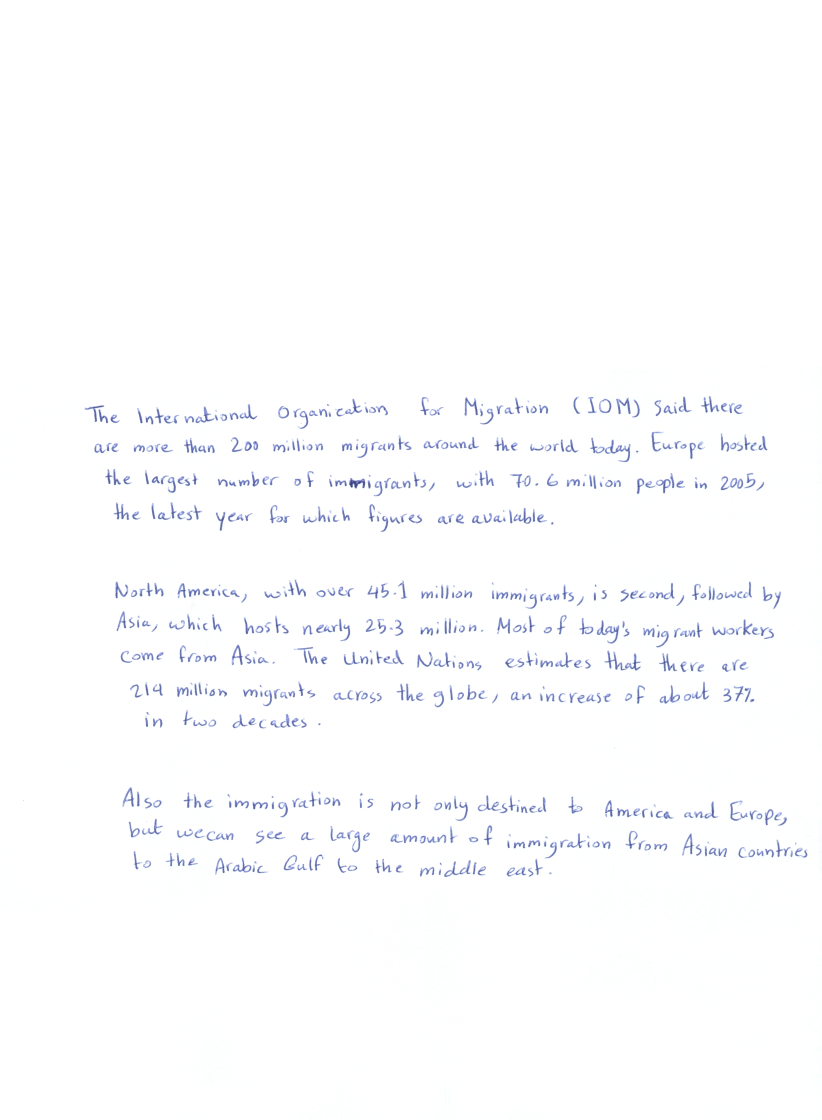
#> input picture images/img1.jpg, 2465 x 3359 px (shown at 1/3 size); its folder holds only this picture in this run
$ python handwriting_char_extraction.py
#> lines starting #> are read from the running program, lines starting #| are printed output that depends on the picture; after the words box and inside, x2 and y2 are one past the last pixel; in counts of white or black regions, pixels touching at a corner belong together
import os
from cv2 import cv2
import numpy as np
import math

def rotate_image(image, angle):
    """
        Rotates the given image by the input angle in the counter-clockwise direction
        Parameters
        ----------
            image : ndim np.array
                image to be rotated
            angle : float
                angle of rotation as degrees.
        Returns
        -------
            rotated image as np.array
    """
    # create an tuple that contains height/2, width/2
    image_center = tuple(np.array(image.shape[1::-1]) / 2)
    # rot_mat 2x3 rotation mattrix
    rot_mat = cv2.getRotationMatrix2D(image_center, angle, 1.0)
    # apply the affine transformation to the image
    # size of the output image image.shape[1::-1]
    result = cv2.warpAffine(image, rot_mat, image.shape[1::-1], flags=cv2.INTER_LINEAR)
    return result

def read_image(img_path):
#> called with img_path = 'images/img1.jpg'
    image = cv2.imread(img_path)
#> image is the input picture: shape (3359, 2465, 3); mean B, G, R 253.7, 252.5, 252

    scale_percent = 18  # percent of original size
    width = int(image.shape[1] * scale_percent / 100)
    height = int(image.shape[0] * scale_percent / 100)
    dim = (width, height)
    rescaled_img = cv2.resize(image, dim, interpolation=cv2.INTER_AREA)
    return image, rescaled_img

def save_img(dir_path,filename,img):
    """
        dir_path - directory path where the image will be saved
        filename - requires a valid image format
        img - image to be saved
    """
    file_path = os.path.join(dir_path,filename)
    cv2.imwrite(file_path,img)

def find_text_angle(dilated_img,org_img):
    """
        org_img - original image
        img - dilated img
    """
    lines = cv2.HoughLinesP(dilated_img,rho=1,theta=np.pi/180,threshold=30,minLineLength=5,maxLineGap=20)

    nb_lines = len(lines)
    angle = 0

    for line in lines:
        x1,y1,x2,y2 = line[0]
        angle += math.atan2((y2-y1),(x2-x1))

    angle/=nb_lines

    rotated = rotate_image(org_img, angle-1)
    rot_dilated = rotate_image(dilated_img,angle-1)

    return rotated, rot_dilated

def extract_text_lines(img,output_dir):
    """
        img - image from which the text lines are extracted
        output_dir - directory where the extracted lines should be saved
    """
#> called with output_dir = 'output/img1'
    gray = cv2.cvtColor(img, cv2.COLOR_BGR2GRAY)
    blur = cv2.medianBlur(gray, 5)
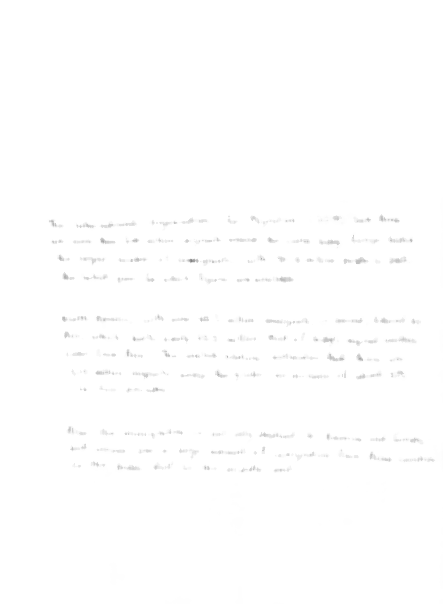
#> blur: shape (604, 443); min 129, max 255, mean 254.2
    thresh = cv2.adaptiveThreshold(blur, 255, cv2.ADAPTIVE_THRESH_GAUSSIAN_C, cv2.THRESH_BINARY_INV, 5, 5)
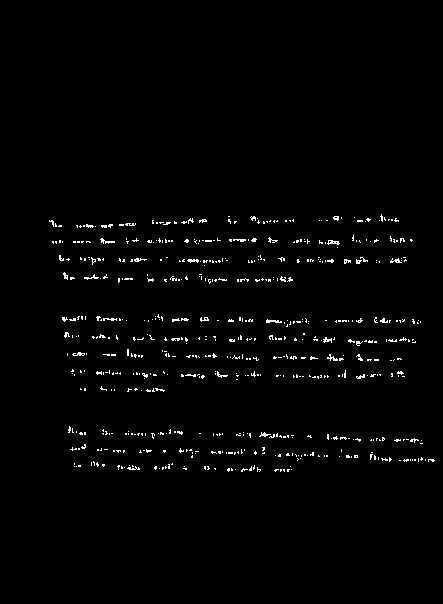
#> thresh: shape (604, 443); 1.5% white in thin lines or dots, all inside (x1, y1, x2, y2) = (49, 214, 435, 472)

    kernel = cv2.getStructuringElement(cv2.MORPH_RECT, (16, 2))
    dilate = cv2.dilate(thresh, kernel, iterations=2)
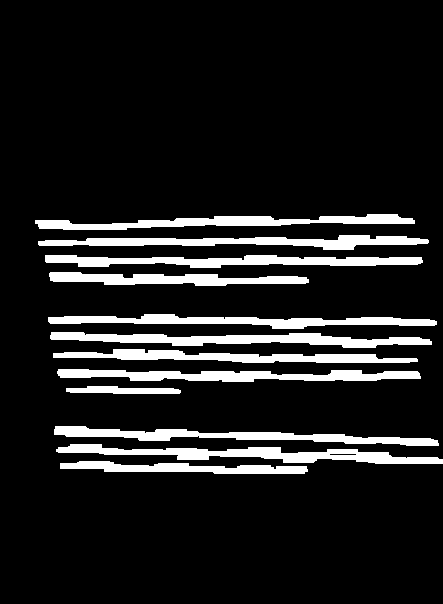
#> dilate: shape (604, 443); 11.8% white; 12 white regions
    rotated,rot_dilated = find_text_angle(dilate,img)
#> in find_text_angle, `lines = cv2.HoughLinesP(dilated_img,rho=1,theta=np.pi/180,threshold=30..`: lines = 209 rows, first 6: [56, 451, 438, 458], [48, 317, 436, 324], [191, 336, 429, 340], [58, 448, 388, 454], [53, 354, 417, 360], [43, 245, 427, 239]
#> in find_text_angle, `nb_lines = len(lines)`: nb_lines = 209
#> the loop in find_text_angle, `for line in lines:` made 209 passes
#> (x1, y1, x2, y2, angle) on passes 1 to 3: (56, 451, 438, 458, 0.0183), (48, 317, 436, 324, 0.0364), (191, 336, 429, 340, 0.0532)
#> after the loop in find_text_angle, `for line in lines:`: angle = 1.7
#> in find_text_angle, `angle/=nb_lines`: angle = 0.00816
#> call 2 of rotate_image, with angle = -0.992
#> in rotate_image (call 2), `result = cv2.warpAffine(image, rot_mat, image.shape[1::-1], flags=cv2...`:
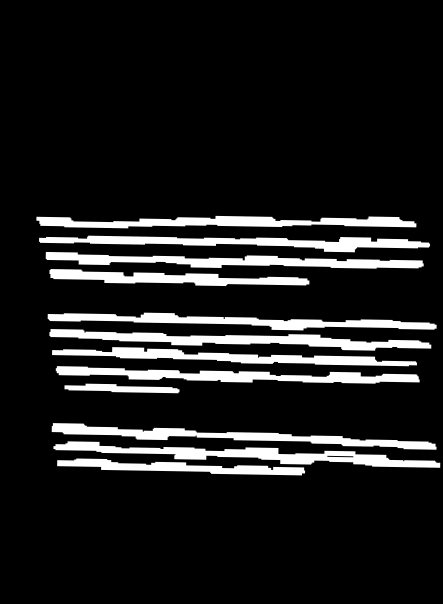
#> result: shape (604, 443); min 0, max 255, mean 30.2

    cnts = cv2.findContours(rot_dilated, cv2.RETR_EXTERNAL, cv2.CHAIN_APPROX_SIMPLE)
#> cnts = 12 contours; largest, box (x1, y1, x2, y2) and area: (53, 441, 441, 468) 3340, (49, 329, 432, 351) 3198, (45, 251, 424, 269) 3019, (55, 366, 420, 384) 2966, (39, 235, 431, 253) 2962
    if len(cnts) == 2:
        cnts = cnts[0]
    else:
        cnts = cnts[1]

    lines_path = os.path.join(output_dir,'lines')

    if not os.path.exists(lines_path):
        os.makedirs(lines_path)

    for line_idx, line in enumerate(cnts, start=-len(cnts)):
        x, y, w, h = cv2.boundingRect(line)
        roi = rotated[y:y + h, x:x + w]
        filename = 'line'+str(line_idx)+ '.jpg'
        save_img(lines_path,filename=filename,img=roi)
#> this loop made 12 passes
#> (x, y, w, h, filename) on passes 1 to 8: (57, 458, 249, 18, 'line-12.jpg'), (53, 441, 388, 27, 'line-11.jpg'), (51, 423, 386, 27, 'line-10.jpg'), (64, 383, 116, 11, 'line-9.jpg'), (55, 366, 365, 18, 'line-8.jpg'), (52, 347, 365, 20, 'line-7.jpg'), (49, 329, 383, 22, 'line-6.jpg'), (47, 312, 390, 19, 'line-5.jpg')

def extract_text_chars(img,output_dir):
    """
        img - image from which the individual chars are extracted
        output_dir - directory where the extracted lines should be saved
    """
#> called with output_dir = 'output/img1'
    gray = cv2.cvtColor(img, cv2.COLOR_BGR2GRAY)
#> gray: shape (3359, 2465)
    blur = cv2.medianBlur(gray, 7)
#> blur: shape (3359, 2465)

    thresh = cv2.adaptiveThreshold(blur, 255, cv2.ADAPTIVE_THRESH_MEAN_C, cv2.THRESH_BINARY_INV, 7, 11)
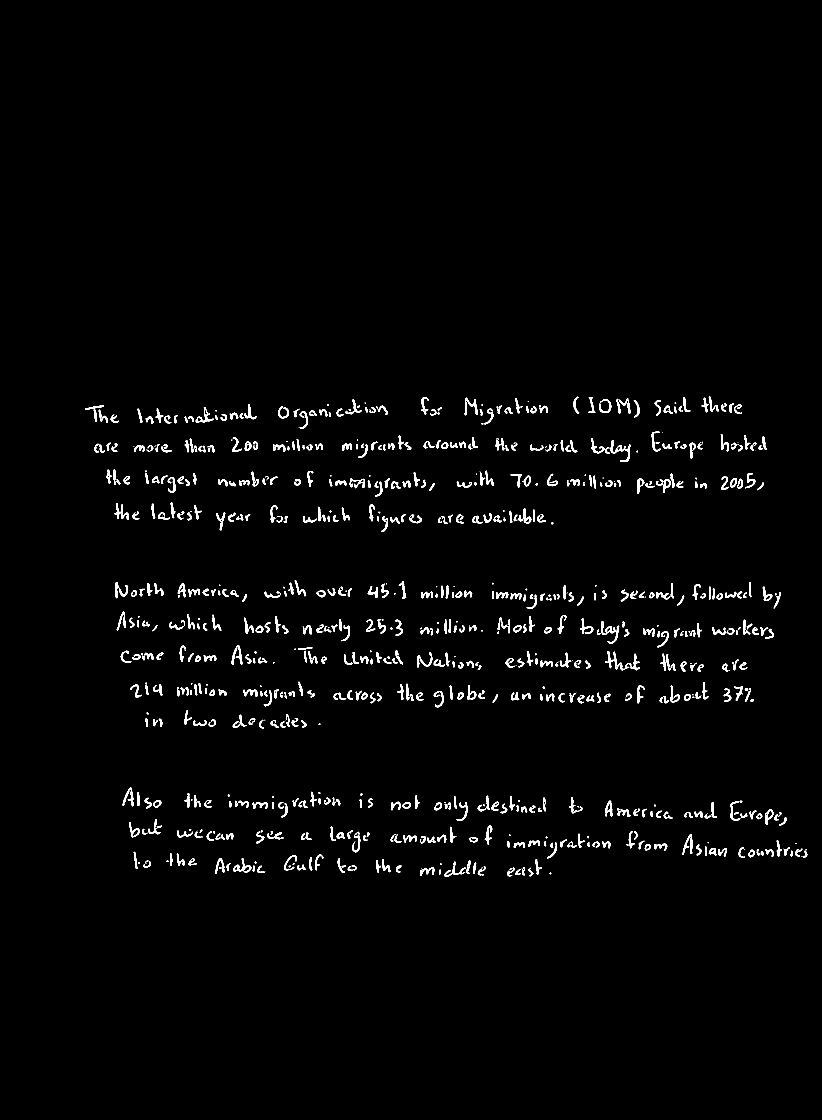
#> thresh: shape (3359, 2465) (shown at 1/3 size); 1.7% white; 1001 white regions (259 under 20 px), largest, box (x1, y1, x2, y2) and area: (1830, 1320, 1891, 1386) 887, (1804, 1863, 1858, 1931) 860, (695, 1935, 728, 1994) 668
    kernel = cv2.getStructuringElement(cv2.MORPH_ELLIPSE, (3, 7))

    dilate = cv2.dilate(thresh, kernel, iterations=1)
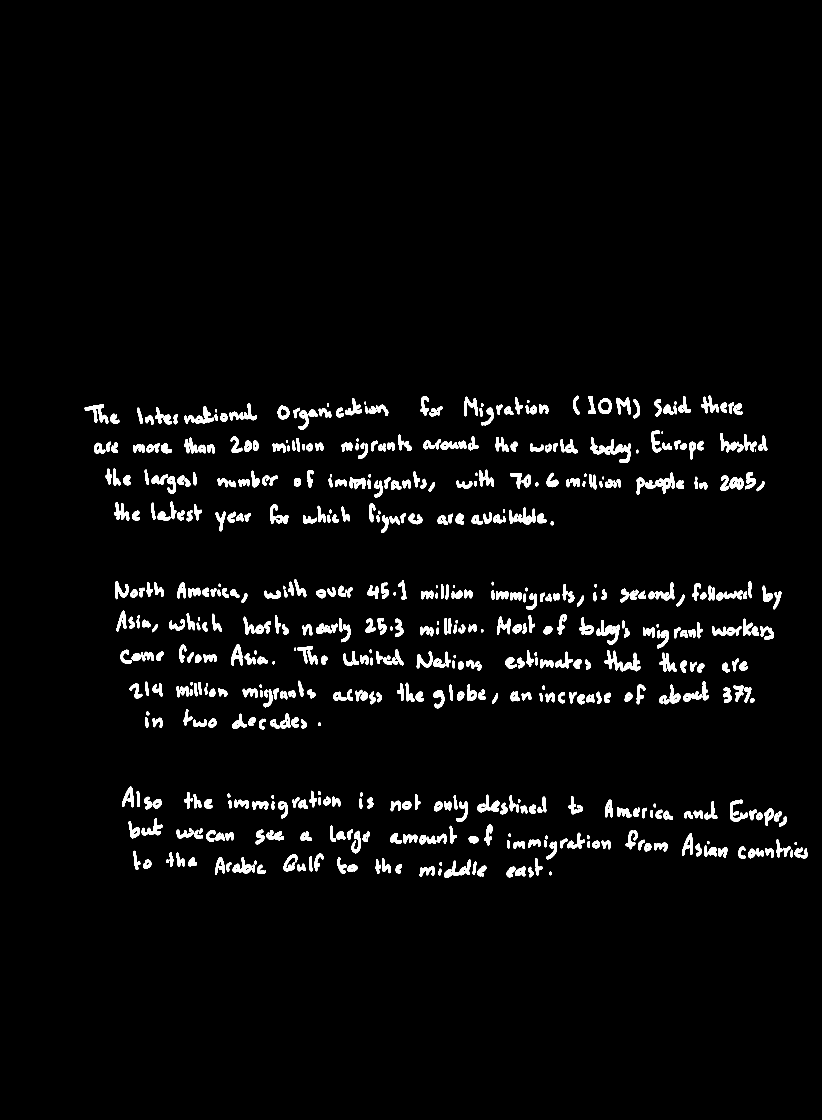
#> dilate: shape (3359, 2465) (shown at 1/3 size); 3.4% white; 655 white regions (1 under 20 px)

    cnts = cv2.findContours(dilate, cv2.RETR_EXTERNAL, cv2.CHAIN_APPROX_SIMPLE)
#> cnts = 655 contours, 4 with area under 20; largest, box (x1, y1, x2, y2) and area: (1772, 1312, 1892, 1389) 2606, (1814, 1950, 1921, 2014) 2257, (1790, 1860, 1859, 1934) 1716, (1332, 2579, 1413, 2634) 1482, (1796, 1194, 1835, 1242) 1438
    if len(cnts) == 2:
        cnts = cnts[0]
    else:
        cnts = cnts[1]

    chars_path = os.path.join(output_dir,'chars')

    if not os.path.exists(chars_path):
        os.makedirs(chars_path)

    for char_idx, character in enumerate(cnts, start=-len(cnts)):
        x, y, w, h = cv2.boundingRect(character)
        roi = img[y:y + h, x:x + w]
        filename = 'char'+str(char_idx)+ '.jpg'
        save_img(chars_path,filename=filename,img=roi)
#> this loop made 655 passes
#> (x, y, w, h, filename) on passes 1 to 3: (1647, 2614, 8, 12, 'char-655.jpg'), (1316, 2606, 8, 21, 'char-654.jpg'), (1584, 2600, 17, 32, 'char-653.jpg')
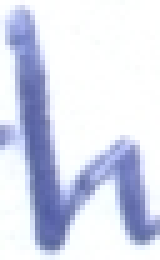
#> roi: shape (52, 32, 3) (shown 5 times larger); mean B, G, R 236.6, 219.6, 214.9


if __name__ == '__main__':
    # provide the indut/outpur directory paths
    input_dir = os.path.join(os.getcwd(),'images')
    output_dir = os.path.join(os.getcwd(),'output')

    for img_file in os.listdir(input_dir):
        img_file_path = os.path.join(input_dir,img_file)
        image, rescaled_image = read_image(img_path=img_file_path)
        img_out_dir = os.path.join(output_dir,img_file.split('.')[0])
        extract_text_lines(rescaled_image,img_out_dir)
        extract_text_chars(image,img_out_dir)

$ run again, on images/img6.jpg
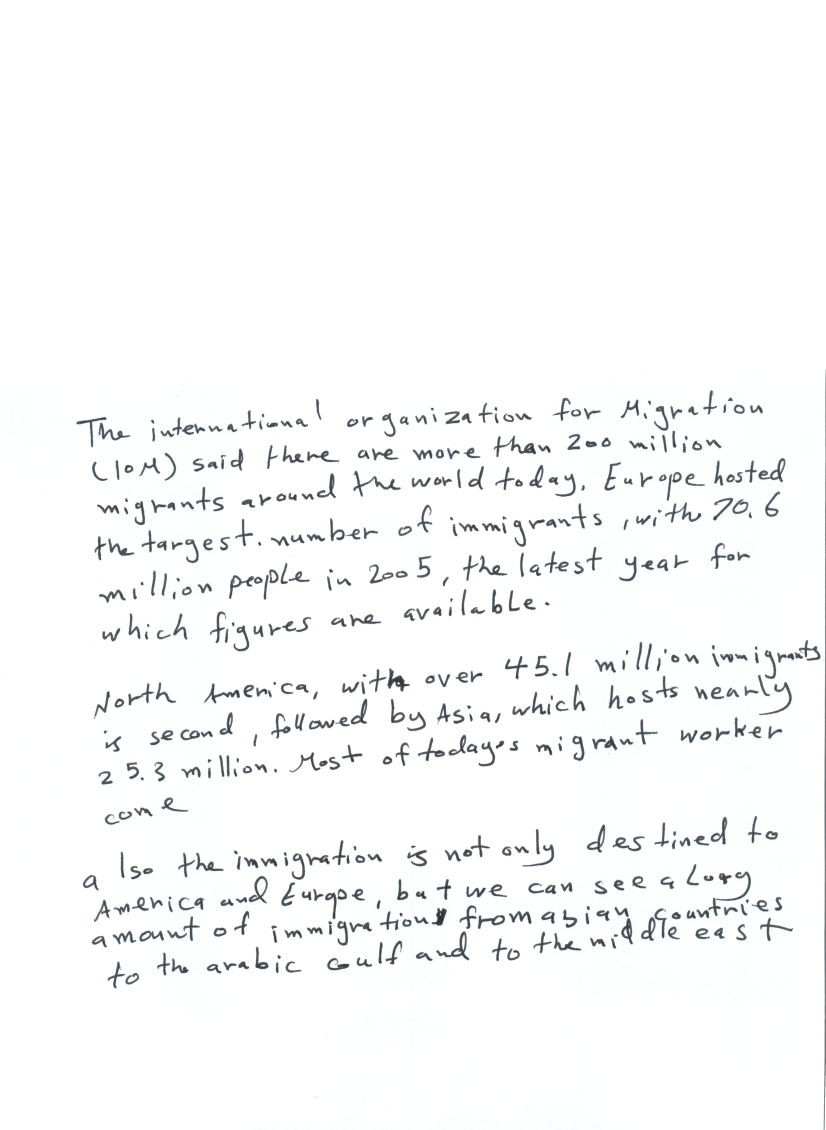
#> input picture images/img6.jpg, 2477 x 3389 px (shown at 1/3 size)
#> in read_image, image is the input picture: shape (3389, 2477, 3); mean B, G, R 249.2, 249, 248.3
#> in extract_text_lines, `thresh = cv2.adaptiveThreshold(blur, 255, cv2.ADAPTIVE_THRESH_GAUSSIAN..`:
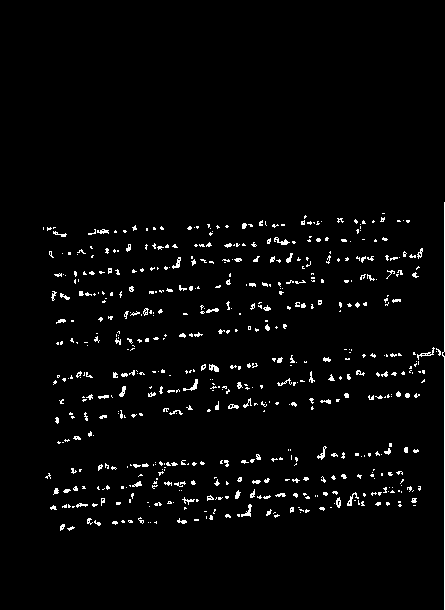
#> thresh: shape (610, 445); 2.7% white in thin lines or dots, all inside (x1, y1, x2, y2) = (43, 202, 445, 610)
#> lines = 382 rows, first 6: [37, 297, 444, 275], [44, 321, 444, 300], [38, 295, 444, 274], [433, 609, 433, 202], [36, 507, 444, 493], [331, 393, 444, 401]
#> nb_lines = 382
#> the loop in find_text_angle, `for line in lines:` made 382 passes
#> (x1, y1, x2, y2, angle) on passes 1 to 3: (37, 297, 444, 275, -0.054), (44, 321, 444, 300, -0.106), (38, 295, 444, 274, -0.158)
#> after the loop in find_text_angle, `for line in lines:`: angle = -43.87
#> in find_text_angle, `angle/=nb_lines`: angle = -0.115
#> result: shape (610, 445)
#> in extract_text_lines, `cnts = cv2.findContours(rot_dilated, cv2.RETR_EXTERNAL, cv2.CHAIN_APPR..`: cnts = 5 contours; box (x1, y1, x2, y2) and area: (27, 206, 445, 610) 52168, (30, 215, 428, 258) 7386, (41, 297, 418, 324) 3971, (41, 320, 303, 352) 2980, (40, 428, 108, 444) 620
#> the loop in extract_text_lines, `for line_idx, line in enumerate(cnts, start=-len(cnts)):` made 5 passes
#> (x, y, w, h, filename) on passes 1 to 5: (40, 428, 68, 16, 'line-5.jpg'), (41, 320, 262, 32, 'line-4.jpg'), (41, 297, 377, 27, 'line-3.jpg'), (30, 215, 398, 43, 'line-2.jpg'), (27, 206, 418, 404, 'line-1.jpg')
#> in extract_text_chars, `cnts = cv2.findContours(dilate, cv2.RETR_EXTERNAL, cv2.CHAIN_APPROX_SI..`: cnts = 476 contours, 1 with area under 20; largest, box (x1, y1, x2, y2) and area: (2471, 1109, 2477, 3296) 5234, (1922, 2722, 1999, 2825) 3072, (1480, 1305, 1609, 1374) 2964, (1308, 2791, 1408, 2883) 2926, (745, 2625, 804, 2713) 2911
#> the loop in extract_text_chars, `for char_idx, character in enumerate(cnts, start=-len(cnts)):` made 476 passes
#> (x, y, w, h, filename) on passes 1 to 3: (2469, 3385, 6, 4, 'char-476.jpg'), (2470, 3310, 6, 51, 'char-475.jpg'), (375, 2916, 43, 40, 'char-474.jpg')
#> pass 3, in extract_text_chars, `roi = img[y:y + h, x:x + w]`:
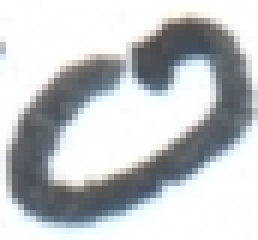
#> roi: shape (40, 43, 3) (shown 6 times larger); mean B, G, R 199.9, 197.5, 193.9
